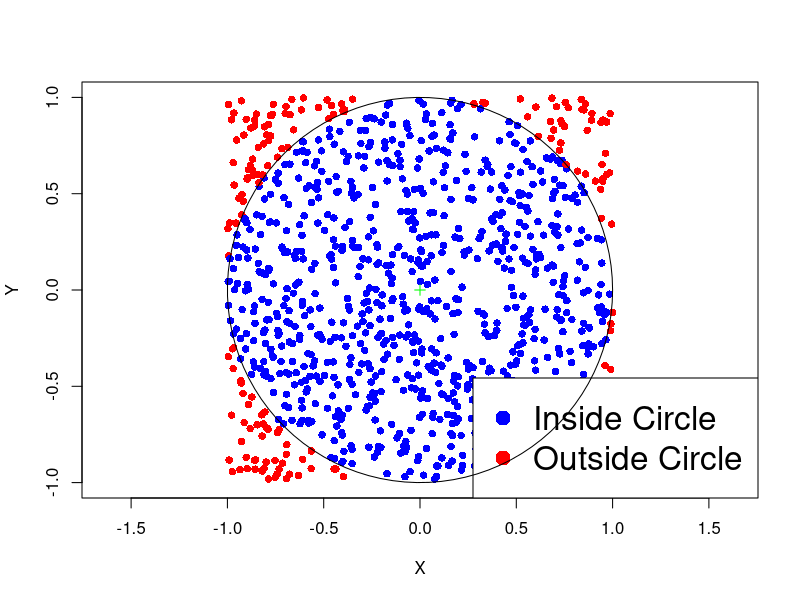

Generate this figure with R:
## ---- chunk 1
#| fig-asp: 1

R <- 1
niters <- 1000
total <- 0
in_circle <- 0

# Function to plot the points
plot_points <- function(x, y, R) {
  plot(x, y, col = ifelse(x^2 + y^2 <= R^2, "blue", "red"), pch = 16, xlab = "X", ylab = "Y", asp = 1, frame.plot = TRUE, xlim = c(-1,1), ylim = c(-1,1) )
  points(0, 0, col = "green", pch = 3)  # Plotting the center of the circle
  legend("bottomright", legend = c("Inside Circle", "Outside Circle"), col = c("blue", "red"), pch = 16, cex = 2)
  circle <- seq(0, 2 * pi, length.out = 100)
  lines(R * cos(circle), R * sin(circle))  # Plotting the circle
}

x <- runif(niters, -R, R)
y <- runif(niters, -R, R)
plot_points(x, y, R)

## ---- chunk 2
N <- 10000
total <- 0      # Counts total number of points
in_circle <- 0  # Counts points falling in circle

for (j in 1:10) {
  for (i in 1:N) {
    x <- runif(1, -1, 1); y <- runif(1, -1, 1);  # sample point (x,y)
    if (x^2 + y^2 <= 1) {    
      in_circle <- in_circle + 1  # If (x,y) in circle increase counter
    }
    total <- total + 1  # Increase total counter
  }
  
  pi_approx <- ( in_circle / total ) * 4  # Compute approximate area

  cat(sprintf("After %8d iterations pi is %.08f, error is %.08f\n",
     (j * N), pi_approx, abs(pi_approx - pi)))
}
## ---- chunk 3
# Enter counts and null hypothesis probabilities
counts <- c(32, 15, 9, 4)
null_probs <- c(0.5, 0.3, 0.15, 0.05)

# Compute total counts
m <- sum(counts)

# Compute expected counts
exp_counts <- m * null_probs

# Compute the observed chi-squared statistic
obs_chi_squared <- sum( (counts - exp_counts)^2 / exp_counts )

# Number of Monte Carlo simulations
N <- 100000

# Initialize counter for extreme statistics
count_extreme_statistics <- 0

# Perform Monte Carlo simulations

for (i in 1:N) {
  # Simulate multinomial counts under null hypothesis
  simul_counts <- rmultinom(1, m, null_probs)
  
  # Compute chi-squared statistic for the simulated counts
  simul_chi_squared <- sum( (simul_counts - exp_counts )^2 / exp_counts)
  
  # Check if simulated chi-squared statistic is extreme
  if (simul_chi_squared >= obs_chi_squared) {
    count_extreme_statistics <- count_extreme_statistics + 1
  }
}

# Compute Monte Carlo p-value
monte_carlo_p_value <- count_extreme_statistics / N

# Perform chi-squared test using built-in R function
chi_squared_test <- chisq.test(counts, p = null_probs, 
                               simulate.p.value = TRUE)

# Extract p-value from chi-squared test result
chisq_p_value <- chi_squared_test$p.value

# Print p-values for comparison
cat("\nCustom Monte Carlo p-value:", monte_carlo_p_value)
cat("\nR Monte Carlo p-value:", chisq_p_value)
## ---- chunk 4
# Store matrix of counts into single R vector
counts <- c(27, 9, 15,
            54, 25, 24,
            84, 32, 28, 
            91, 37, 40,
            11, 10, 8,
            61, 12, 28)

# Store matrix of null probabilities into single R vector
# We use repeat to avoid copy pasting 
rows_null_probs <- c(51/1788, 103/1788, 144/1788, 
                      168/1788, 29/1788, 101/1788)

null_probs <- rep(rows_null_probs, c(3, 3, 3, 3, 3, 3))

# Perform goodness-of-fit test
ans <- chisq.test(counts, p = null_probs)

# Print answer
print(ans)
## ---- chunk 5
# Store each row into and R vector
row_1 <- c(2180, 871)
row_2 <- c(1820, 1400)
row_3 <- c(1703, 614)

# Assemble the rows into an R matrix
counts <- rbind(row_1, row_2, row_3)

# Perform chi-squared test of independence
ans <- chisq.test(counts)

# Print answer
print(ans)
## ---- chunk 6
# Store each row into and R vector
row_1 <- c(27, 9, 15)
row_2 <- c(54, 25, 24) 
row_3 <- c(84, 32, 28) 
row_4 <- c(91, 37, 40)
row_5 <- c(11, 10, 8)
row_6 <- c(61, 12, 28)

# Assemble the rows into an R matrix
counts <- rbind(row_1, row_2, row_3, row_4, row_5, row_6)

# Perform chi-squared test of independence
ans <- chisq.test(counts)

# Print answer
print(ans)
